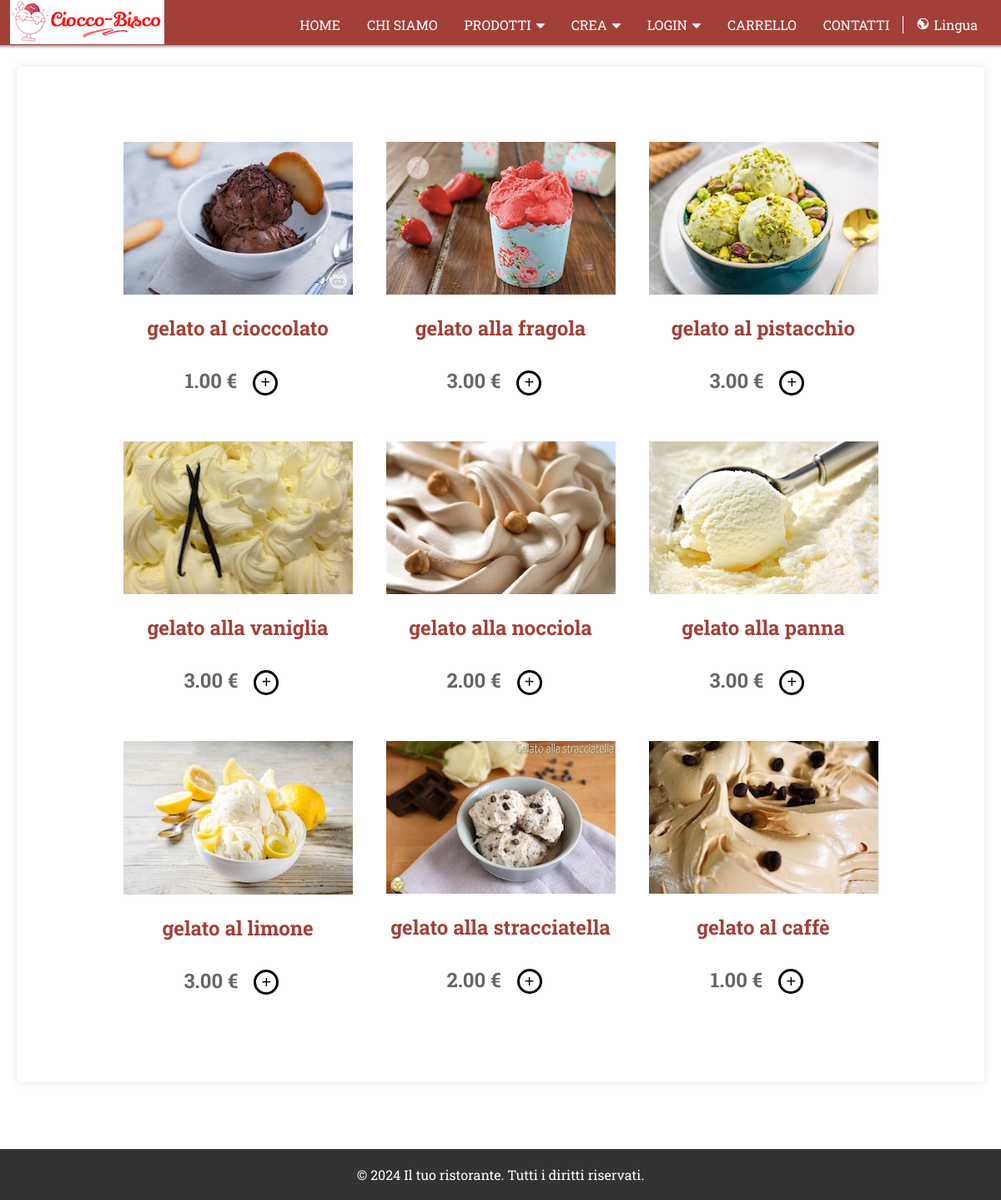
Page /progettoPHP/elencoprodotti.php?prodotto=1 on the committed database.
### tables this page shows
CREATE TABLE `gusti` (
  `id` int(11) unsigned NOT NULL AUTO_INCREMENT,
  `g_nome` varchar(40) NOT NULL,
  `g_titolo` varchar(255) NOT NULL,
  `g_desc` varchar(255) NOT NULL,
  `g_prezzo` decimal(10,2) NOT NULL,
  `g_moneta` varchar(11) NOT NULL,
  `g_name` varchar(40) NOT NULL,
  `g_title` varchar(255) NOT NULL,
  `g_descr` varchar(255) NOT NULL,
  `g_price` decimal(10,2) NOT NULL,
  `g_money` varchar(11) NOT NULL,
  `g_image` varchar(200) NOT NULL,
  `g_tipo` int(11) NOT NULL,
  PRIMARY KEY (`id`)
);

### progettoPHP/db.php (called while the page is built, shortened)
<?php
function isLoggedIn() {
    return isset($_SESSION['id']);
}
?>

### progettoPHP/elencoprodotti.php (the view, shortened to what this page needs)
<!DOCTYPE html>
<html>
<?php include 'header.php'; ?>
<?php
$prodotto = $_GET['prodotto'];
$query = "SELECT * FROM gusti where g_tipo='$prodotto';";
$result = $Dbconn->query($query);
?>
<body>
    <div class="container">
        <div class="contenuto">
            <div class="grid">
                <?php while ($row = $result->fetch_assoc()) {
                    $titolo = $row['g_titolo'];
                    $nomegusto = $row['g_nome'];
                    $prezzo = $row['g_prezzo'];
                    $moneta = $row['g_moneta'];
                    $imagePath = $row['g_image'];
                    ?>
                     <div class="col-33.33">
                        <?php
                        echo '<a href="ingredienti.php?gusto=' . $nomegusto . '" >';
                        echo '<img src="' . $imagePath . '" alt="' . $nomegusto . '" title="' . $nomegusto . '"height="150"> </a>'; ?>
                        <div class="product-container">
                            <?php
                            echo '<a href="ingredienti.php?gusto=' . $nomegusto . '" >';
                            echo "<h6>$titolo</h6> </a>";
                            echo "<p><span id='price'>$prezzo </span>  $moneta</p>";
                            ?>
                            <form action="cart.php" method="post">
                                <button type="submit" class="round-button-cart" name="add">+</button>
                            </form>
                        </div>
                </div>
                <?php
                }
                $Dbconn->close(); ?>
        </div>
    </div>
    </div>
</body>
<?php include 'footer.php'; ?>
</html>

### progettoPHP/header.php (shortened to what this page needs)
<!DOCTYPE html>
<html>
<head>
    <link rel="stylesheet" type="text/css" href="style.css" />
    <?php include 'db.php';
    $isLoggedIn = isLoggedIn();
    ?>
    <div id="bar">
        <div id="logo">
            <a href="#"><img src="img/logo.png" alt="cioccobiscotto" title="cioccobiscotto" height="54"></a>
        </div>
    </div>
    <nav class="menu-visibility">
        <ul>
            <li><a href="index.php">HOME</a></li>
            <li><a href="ChiSiamo.php">CHI SIAMO</a></li>
            <li><a class="submenu" href="#">PRODOTTI</a>
            </li>
            <li><a class="submenu" href="#">CREA</a>
            </li>
            <?php if ($isLoggedIn): ?>
                <li><a href="logout.php">LOGOUT</a></li>
            <?php else: ?>
                <li><a class="submenu" href="#">LOGIN</a>
                </li>
            <?php endif; ?>
            <li><a href="cart.php">CARRELLO</a></li>
            <li><a href="CONTATTI.php">CONTATTI</a></li>
            <li class="lingua"><a href="#">Lingua</a>
            </li>
        </ul>
    </nav>
</head>
</html>

### progettoPHP/footer.php
<!DOCTYPE html>
<html>
    <footer>
        <p>&copy; 2024 Il tuo ristorante. Tutti i diritti riservati.</p>
</footer>
</html>

### progettoPHP/style.css (style rules this page uses)
html, body, div, span, applet, object, iframe, h1, h2, h3, h4, h5, h6, p, blockquote, pre, a, abbr, acronym, address, big, cite, code, del, dfn, em, font, img, ins, kbd, q, s, samp, small, strike, strong, sub, sup, tt, var, b, u, i, center, dl, dt, dd, ol, ul, li, fieldset, form, label, legend, table, caption, tbody, tfoot, thead, tr, th, td, video { margin: 0; padding: 0; border: 0; outline: 0; font-size: 100%; vertical-align: baseline; background: transparent; }
img { max-width: 100%; height: auto; }
a { text-decoration:none; }
ul li { list-style:none; }
html,body { font-family: 'Roboto Slab', serif; color:#666 ; height:100%; width:100%; }
.container .contenuto { max-width:1200px; padding: 70px 10px; margin: 20px auto; justify-content: space-evenly; background-color: #fff; border-radius: 5px; box-shadow: 0 0 10px rgba(0, 0, 0, 0.1); display: flex; }
.round-button-cart { background-color: white; border: none; border-style: solid; color: black; font-size: 20px; width: 30px; height: 30px; border-radius: 50%; cursor: pointer; display: flex; justify-content: center; align-items: center; transition: background-color 0.3s; margin:15px; }
.container { max-width: 2000px; padding: 60px 20px; background-color: #fff; border-radius: 5px; }
.product-container { text-align: center; }
.product-container p { display: inline; font-size: 1.5em; margin-block-start: 0.83em; margin-block-end: 0.83em; margin-inline-start: 0px; margin-inline-end: 0px; font-weight: bold; }
.product-container form { display: inline-block; }
.container .contenuto a { color:#A24038; text-decoration: underline; font-weight: bold; }
nav { height:100%; background-color:#A24038; position:fixed; width:100%; margin-top:54px; visibility:hidden; overflow:auto; }
nav ul { padding-bottom:54px; }
nav ul li a { padding: 16px 0 16px 32px; display:block; color:#fbfafa; font-size:16px; transition: background-color 0.3s ease; }
.submenu { color:#d73b2d ; padding-left: 55px; padding-bottom: 5px; }
.lingua { border-top: 1px solid #B3453E; }
.lingua > a::before { content: url(img/earth-globe.svg); margin-right: 5px; }
#bar { background-color: #A24038 ; height:54px; width:100%; z-index:2; position:fixed; box-shadow: 0px 0px 3px 2px rgba(0,0,0,0.4); }
#bar #logo { float:right; margin-right:12px; }
@media screen and (min-width: 980px) { #bar #logo { float:left; margin-left:12px; } }
@media screen and (min-width: 980px) { nav { z-index:3; margin-top:19px; height:auto; background-color:transparent; transition:none; width:auto; float:right; right:12px; visibility:visible; font-family:'Roboto Slab', serif; overflow:inherit; } }
@media screen and (min-width: 980px) { nav ul { padding:0; } }
@media screen and (min-width: 980px) { nav ul li a { padding:0; display:inline; font-size:16px; color: #fff; } }
@media screen and (min-width: 980px) { .submenu { padding-left: 0; color:#FFFFFF; } }
@media screen and (min-width: 980px) { nav ul li { margin:0; float:left; position:relative; padding:0 16px; } }
@media screen and (min-width: 980px) { .submenu::after { content: url(img/arrow-down.svg); float: right; padding-left: 6px; } }
@media screen and (min-width: 980px) { .lingua { border-top: 0; border-left: solid 1px #fff; float: left; } }
footer { background-color: #333; color: #fff; text-align: center; padding: 20px; }
.grid { margin: 0 auto; padding: 0 15px; max-width: 1250px; display:flex; flex-flow: row; flex-wrap: wrap; justify-content: center; }
[class *='col-'] { position: relative;padding:20px 20px; }
.grid h6 { display: block; font-size: 1.5em; margin-block-start: 0.83em; margin-block-end: 0.83em; margin-inline-start: 0px; margin-inline-end: 0px; font-weight: bold; unicode-bidi: isolate; }
.grid a:link, a:visited { text-decoration: none }

### rows in the picture
gusti: g_image+g_nome (picture), g_titolo "gelato al cioccolato", g_prezzo "1.00", g_moneta "€"
gusti: g_image+g_nome (picture), g_titolo "gelato alla fragola", g_prezzo "3.00", g_moneta "€"
gusti: g_image+g_nome (picture), g_titolo "gelato al pistacchio", g_prezzo "3.00", g_moneta "€"
gusti: g_image+g_nome (picture), g_titolo "gelato alla vaniglia", g_prezzo "3.00", g_moneta "€"
gusti: g_image+g_nome (picture), g_titolo "gelato alla nocciola", g_prezzo "2.00", g_moneta "€"
gusti: g_image+g_nome (picture), g_titolo "gelato alla panna", g_prezzo "3.00", g_moneta "€"
gusti: g_image+g_nome (picture), g_titolo "gelato al limone", g_prezzo "3.00", g_moneta "€"
gusti: g_image+g_nome (picture), g_titolo "gelato alla stracciatella", g_prezzo "2.00", g_moneta "€"
gusti: g_image+g_nome (picture), g_titolo "gelato al caffè", g_prezzo "1.00", g_moneta "€"
